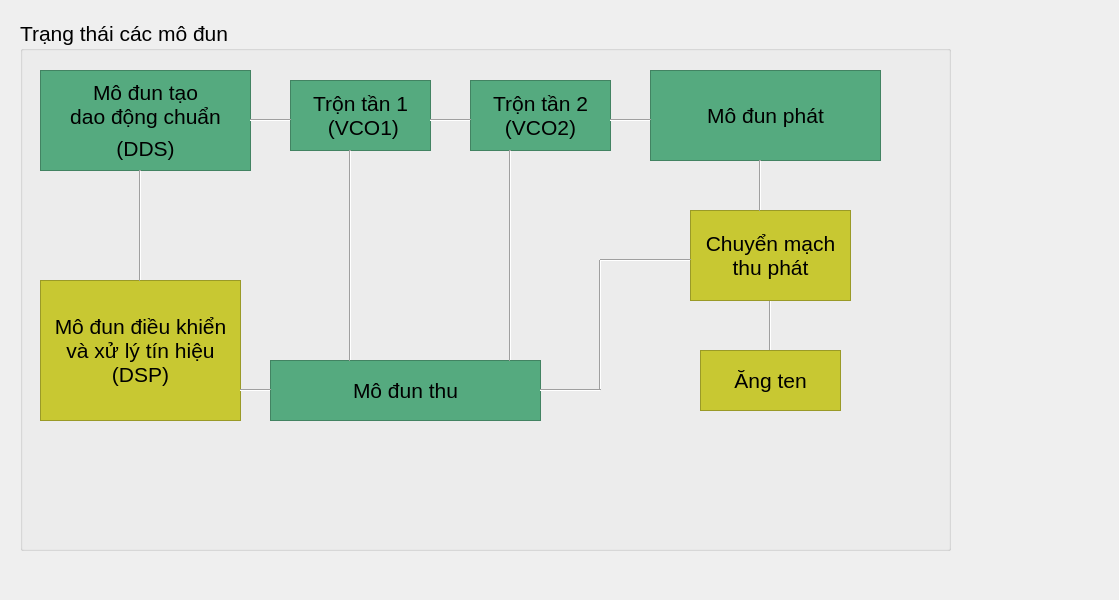
<?xml version="1.0" encoding="UTF-8"?>
<ui version="4.0">
 <class>StatusWindow</class>
 <widget class="QMainWindow" name="StatusWindow">
  <property name="geometry">
   <rect>
    <x>0</x>
    <y>0</y>
    <width>1119</width>
    <height>600</height>
   </rect>
  </property>
  <property name="font">
   <font>
    <pointsize>16</pointsize>
   </font>
  </property>
  <property name="windowTitle">
   <string>MainWindow</string>
  </property>
  <widget class="QWidget" name="centralwidget">
   <widget class="QGroupBox" name="groupBox">
    <property name="geometry">
     <rect>
      <x>20</x>
      <y>20</y>
      <width>931</width>
      <height>531</height>
     </rect>
    </property>
    <property name="title">
     <string>Trạng thái các mô đun</string>
    </property>
    <widget class="QFrame" name="frame_5">
     <property name="geometry">
      <rect>
       <x>250</x>
       <y>340</y>
       <width>271</width>
       <height>61</height>
      </rect>
     </property>
     <property name="font">
      <font>
       <pointsize>16</pointsize>
      </font>
     </property>
     <property name="styleSheet">
      <string notr="true">background-color: rgb(85, 170, 127);</string>
     </property>
     <property name="frameShape">
      <enum>QFrame::StyledPanel</enum>
     </property>
     <property name="frameShadow">
      <enum>QFrame::Raised</enum>
     </property>
     <layout class="QGridLayout" name="gridLayout_5">
      <item row="0" column="0">
       <widget class="QLabel" name="label_5">
        <property name="font">
         <font>
          <pointsize>16</pointsize>
         </font>
        </property>
        <property name="text">
         <string>Mô đun thu</string>
        </property>
        <property name="alignment">
         <set>Qt::AlignCenter</set>
        </property>
       </widget>
      </item>
     </layout>
    </widget>
    <widget class="QFrame" name="frame">
     <property name="geometry">
      <rect>
       <x>20</x>
       <y>50</y>
       <width>211</width>
       <height>101</height>
      </rect>
     </property>
     <property name="font">
      <font>
       <pointsize>16</pointsize>
      </font>
     </property>
     <property name="styleSheet">
      <string notr="true">background-color: rgb(85, 170, 127);</string>
     </property>
     <property name="frameShape">
      <enum>QFrame::StyledPanel</enum>
     </property>
     <property name="frameShadow">
      <enum>QFrame::Raised</enum>
     </property>
     <layout class="QGridLayout" name="gridLayout">
      <item row="0" column="0">
       <widget class="QLabel" name="label">
        <property name="font">
         <font>
          <pointsize>16</pointsize>
         </font>
        </property>
        <property name="text">
         <string>Mô đun tạo
dao động chuẩn</string>
        </property>
        <property name="alignment">
         <set>Qt::AlignCenter</set>
        </property>
       </widget>
      </item>
      <item row="1" column="0">
       <widget class="QLabel" name="label_7">
        <property name="font">
         <font>
          <pointsize>16</pointsize>
         </font>
        </property>
        <property name="text">
         <string>(DDS)</string>
        </property>
        <property name="alignment">
         <set>Qt::AlignCenter</set>
        </property>
       </widget>
      </item>
     </layout>
    </widget>
    <widget class="QFrame" name="frame_4">
     <property name="geometry">
      <rect>
       <x>450</x>
       <y>60</y>
       <width>141</width>
       <height>71</height>
      </rect>
     </property>
     <property name="font">
      <font>
       <pointsize>16</pointsize>
      </font>
     </property>
     <property name="styleSheet">
      <string notr="true">background-color: rgb(85, 170, 127);</string>
     </property>
     <property name="frameShape">
      <enum>QFrame::StyledPanel</enum>
     </property>
     <property name="frameShadow">
      <enum>QFrame::Raised</enum>
     </property>
     <layout class="QGridLayout" name="gridLayout_4">
      <item row="0" column="0">
       <widget class="QLabel" name="label_4">
        <property name="font">
         <font>
          <pointsize>16</pointsize>
         </font>
        </property>
        <property name="text">
         <string>Trộn tần 2
(VCO2)</string>
        </property>
        <property name="alignment">
         <set>Qt::AlignCenter</set>
        </property>
       </widget>
      </item>
     </layout>
    </widget>
    <widget class="QFrame" name="frame_3">
     <property name="geometry">
      <rect>
       <x>270</x>
       <y>60</y>
       <width>141</width>
       <height>71</height>
      </rect>
     </property>
     <property name="font">
      <font>
       <pointsize>16</pointsize>
      </font>
     </property>
     <property name="styleSheet">
      <string notr="true">background-color: rgb(85, 170, 127);</string>
     </property>
     <property name="frameShape">
      <enum>QFrame::StyledPanel</enum>
     </property>
     <property name="frameShadow">
      <enum>QFrame::Raised</enum>
     </property>
     <layout class="QGridLayout" name="gridLayout_3">
      <item row="0" column="0">
       <widget class="QLabel" name="label_3">
        <property name="font">
         <font>
          <pointsize>16</pointsize>
         </font>
        </property>
        <property name="text">
         <string>Trộn tần 1
 (VCO1)</string>
        </property>
        <property name="alignment">
         <set>Qt::AlignCenter</set>
        </property>
       </widget>
      </item>
     </layout>
    </widget>
    <widget class="QFrame" name="frame_2">
     <property name="geometry">
      <rect>
       <x>20</x>
       <y>260</y>
       <width>201</width>
       <height>141</height>
      </rect>
     </property>
     <property name="styleSheet">
      <string notr="true">background-color: rgb(200, 200, 50);</string>
     </property>
     <property name="frameShape">
      <enum>QFrame::StyledPanel</enum>
     </property>
     <property name="frameShadow">
      <enum>QFrame::Raised</enum>
     </property>
     <layout class="QGridLayout" name="gridLayout_2">
      <item row="0" column="0">
       <widget class="QLabel" name="label_2">
        <property name="font">
         <font>
          <pointsize>16</pointsize>
         </font>
        </property>
        <property name="text">
         <string>Mô đun điều khiển
và xử lý tín hiệu
(DSP)</string>
        </property>
        <property name="alignment">
         <set>Qt::AlignCenter</set>
        </property>
       </widget>
      </item>
     </layout>
    </widget>
    <widget class="QFrame" name="frame_6">
     <property name="geometry">
      <rect>
       <x>630</x>
       <y>50</y>
       <width>231</width>
       <height>91</height>
      </rect>
     </property>
     <property name="font">
      <font>
       <pointsize>16</pointsize>
      </font>
     </property>
     <property name="styleSheet">
      <string notr="true">background-color: rgb(85, 170, 127);</string>
     </property>
     <property name="frameShape">
      <enum>QFrame::StyledPanel</enum>
     </property>
     <property name="frameShadow">
      <enum>QFrame::Raised</enum>
     </property>
     <layout class="QGridLayout" name="gridLayout_6">
      <item row="0" column="0">
       <widget class="QLabel" name="label_6">
        <property name="font">
         <font>
          <pointsize>16</pointsize>
         </font>
        </property>
        <property name="text">
         <string>Mô đun phát</string>
        </property>
        <property name="alignment">
         <set>Qt::AlignCenter</set>
        </property>
       </widget>
      </item>
     </layout>
    </widget>
    <widget class="Line" name="line">
     <property name="geometry">
      <rect>
       <x>230</x>
       <y>90</y>
       <width>41</width>
       <height>20</height>
      </rect>
     </property>
     <property name="orientation">
      <enum>Qt::Horizontal</enum>
     </property>
    </widget>
    <widget class="Line" name="line_2">
     <property name="geometry">
      <rect>
       <x>480</x>
       <y>130</y>
       <width>20</width>
       <height>211</height>
      </rect>
     </property>
     <property name="orientation">
      <enum>Qt::Vertical</enum>
     </property>
    </widget>
    <widget class="Line" name="line_3">
     <property name="geometry">
      <rect>
       <x>320</x>
       <y>130</y>
       <width>20</width>
       <height>211</height>
      </rect>
     </property>
     <property name="orientation">
      <enum>Qt::Vertical</enum>
     </property>
    </widget>
    <widget class="Line" name="line_4">
     <property name="geometry">
      <rect>
       <x>570</x>
       <y>240</y>
       <width>20</width>
       <height>131</height>
      </rect>
     </property>
     <property name="orientation">
      <enum>Qt::Vertical</enum>
     </property>
    </widget>
    <widget class="Line" name="line_5">
     <property name="geometry">
      <rect>
       <x>740</x>
       <y>280</y>
       <width>20</width>
       <height>51</height>
      </rect>
     </property>
     <property name="orientation">
      <enum>Qt::Vertical</enum>
     </property>
    </widget>
    <widget class="QFrame" name="frame_7">
     <property name="geometry">
      <rect>
       <x>670</x>
       <y>190</y>
       <width>161</width>
       <height>91</height>
      </rect>
     </property>
     <property name="font">
      <font>
       <pointsize>16</pointsize>
      </font>
     </property>
     <property name="styleSheet">
      <string notr="true">background-color: rgb(200, 200, 50);</string>
     </property>
     <property name="frameShape">
      <enum>QFrame::StyledPanel</enum>
     </property>
     <property name="frameShadow">
      <enum>QFrame::Raised</enum>
     </property>
     <layout class="QGridLayout" name="gridLayout_7">
      <item row="0" column="0">
       <widget class="QLabel" name="label_8">
        <property name="font">
         <font>
          <pointsize>16</pointsize>
         </font>
        </property>
        <property name="text">
         <string>Chuyển mạch
thu phát</string>
        </property>
        <property name="alignment">
         <set>Qt::AlignCenter</set>
        </property>
       </widget>
      </item>
     </layout>
    </widget>
    <widget class="QFrame" name="frame_8">
     <property name="geometry">
      <rect>
       <x>680</x>
       <y>330</y>
       <width>141</width>
       <height>61</height>
      </rect>
     </property>
     <property name="font">
      <font>
       <pointsize>16</pointsize>
      </font>
     </property>
     <property name="styleSheet">
      <string notr="true">background-color: rgb(200, 200, 50);</string>
     </property>
     <property name="frameShape">
      <enum>QFrame::StyledPanel</enum>
     </property>
     <property name="frameShadow">
      <enum>QFrame::Raised</enum>
     </property>
     <layout class="QGridLayout" name="gridLayout_8">
      <item row="0" column="0">
       <widget class="QLabel" name="label_9">
        <property name="font">
         <font>
          <pointsize>16</pointsize>
         </font>
        </property>
        <property name="text">
         <string>Ăng ten</string>
        </property>
        <property name="alignment">
         <set>Qt::AlignCenter</set>
        </property>
       </widget>
      </item>
     </layout>
    </widget>
    <widget class="Line" name="line_6">
     <property name="geometry">
      <rect>
       <x>410</x>
       <y>90</y>
       <width>41</width>
       <height>20</height>
      </rect>
     </property>
     <property name="orientation">
      <enum>Qt::Horizontal</enum>
     </property>
    </widget>
    <widget class="Line" name="line_7">
     <property name="geometry">
      <rect>
       <x>590</x>
       <y>90</y>
       <width>41</width>
       <height>20</height>
      </rect>
     </property>
     <property name="orientation">
      <enum>Qt::Horizontal</enum>
     </property>
    </widget>
    <widget class="Line" name="line_8">
     <property name="geometry">
      <rect>
       <x>730</x>
       <y>140</y>
       <width>20</width>
       <height>51</height>
      </rect>
     </property>
     <property name="orientation">
      <enum>Qt::Vertical</enum>
     </property>
    </widget>
    <widget class="Line" name="line_9">
     <property name="geometry">
      <rect>
       <x>520</x>
       <y>360</y>
       <width>61</width>
       <height>20</height>
      </rect>
     </property>
     <property name="orientation">
      <enum>Qt::Horizontal</enum>
     </property>
    </widget>
    <widget class="Line" name="line_10">
     <property name="geometry">
      <rect>
       <x>580</x>
       <y>230</y>
       <width>91</width>
       <height>20</height>
      </rect>
     </property>
     <property name="orientation">
      <enum>Qt::Horizontal</enum>
     </property>
    </widget>
    <widget class="Line" name="line_11">
     <property name="geometry">
      <rect>
       <x>110</x>
       <y>150</y>
       <width>20</width>
       <height>111</height>
      </rect>
     </property>
     <property name="orientation">
      <enum>Qt::Vertical</enum>
     </property>
    </widget>
    <widget class="Line" name="line_12">
     <property name="geometry">
      <rect>
       <x>220</x>
       <y>360</y>
       <width>31</width>
       <height>20</height>
      </rect>
     </property>
     <property name="orientation">
      <enum>Qt::Horizontal</enum>
     </property>
    </widget>
   </widget>
  </widget>
 </widget>
 <resources/>
 <connections/>
</ui>
